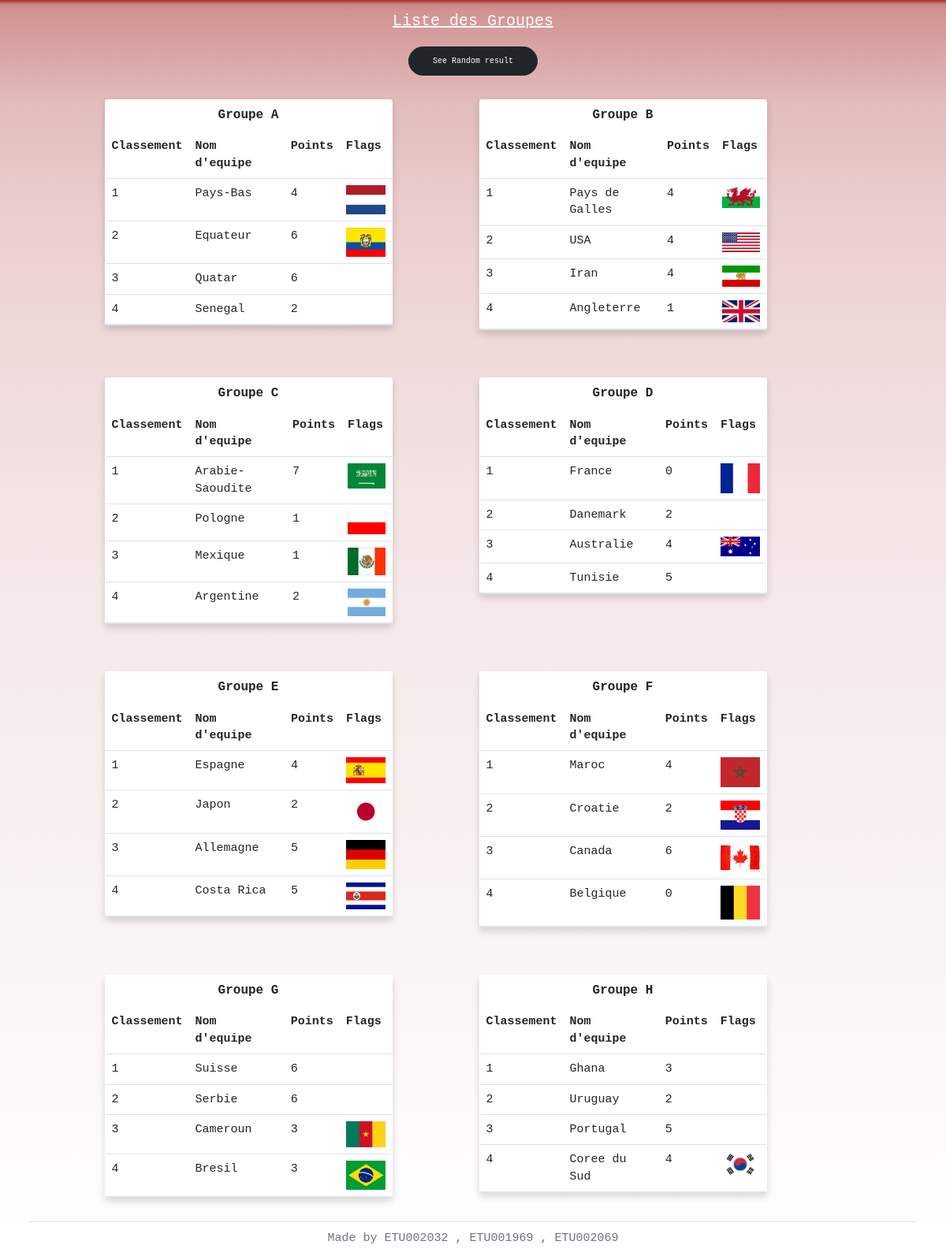
The page / on the database its author committed.
### tables this page shows
CREATE TABLE `pool` (
    `idPool` varchar(10) NOT NULL,
    `poolName` varchar(10) DEFAULT NULL,
    `bgc` varchar(50) DEFAULT NULL
  );

CREATE TABLE `equipe` (
  `idEquipe` varchar(10) NOT NULL,
  `idPool` varchar(10) DEFAULT NULL,
  `nomEquipe` varchar(50) DEFAULT NULL,
  `Points` int(11) DEFAULT NULL,
  `image` varchar(250) DEFAULT NULL,
  `bgc` varchar(50) DEFAULT NULL
);

### php/inc/connection.php (called while the page is built, shortened)
<?php
    function connect(){
        $host = "127.0.0.1";
        $port = "3306";
        $user = "root";
        $pw = "";
        $base = "mysql:host=%s;port=%s;dbname=mondiale";
        $base = sprintf($base , $host , $port);
        try{
            $connection = new PDO( $base , $user , $pw );
            return $connection;
        }catch( PDOException $erreur ){
            echo $erreur->getMessage();
        }
    }

### php/inc/function.php (called while the page is built, shortened)
<?php
	function getAllEquip($pdo){
		$query = "Select * from Equipe join Pool on Equipe.idPool = Pool.idPool order by Pool.idPool";
		$query = $pdo->query($query);
		$valiny = $query->fetchAll(PDO::FETCH_ASSOC);
		return $valiny;
	}
	function getPool( $pdo ){
		$query = "Select * from pool";
		$query = $pdo->query($query);
		$valiny = $query->fetchAll(PDO::FETCH_ASSOC);
		return $valiny;
	}
	function getEquipePerPool( $pdo ){
		$allEquip = getAllEquip( $pdo );
		$pools = createPool( $allEquip );
		return $pools;
	}
	function createPool( $allEquip ){
		$Pool = array();
		$temp = array();
		foreach( $allEquip as $equip ){
			$temp[] = $equip;
			if( count( $temp ) == 4 ){
				$Pool[] = $temp;
				$temp = array();
			}
		}
		return $Pool;
	}
?>

### index.php (the view, shortened to what this page needs)
<?php
	include("./php/inc/connection.php");
	include("./php/inc/function.php");
	$pools = getEquipePerPool( connect() );
	$poolName = getPool(connect());
?>
<!DOCTYPE html>
<html lang="en">
<head>
	<link rel="stylesheet" href="./assets/dist/css/bootstrap.min.css">
	<link rel="stylesheet" href="./assets/dist5/css/bootstrap.min.css">
	<link rel="stylesheet" href="./assets/css/Style.css">
</head>
<body>
	<div class="container">
		<div class=" row allEquips-Container">
			<h2 class="text-center text-white text-underlined pt-4">
				<u>
					Liste des Groupes
				</u>
			</h2>
			<div class="SetPrediction text-center mt-4">
				<a href="Match.php" class="btn btn-dark py-3 px-5 rounded-pill">
					See Random result
				</a>
			</div>
			<?php
				for( $i = 0 ; $i < count($pools) ; $i++ ){ ?>
						<div class="col-md-4 offset-md-1 fs-4">
							<div class="panel border-bottom shadow my-5 bg-body rounded transit ">
								<div class="panel-heading ">
									<h2 class="panel-title text-dark text-center fw-bolder">
										<?php echo $poolName[$i]['poolName']; ?>
									</h2>
								</div>
								<table class="table">
									<th class="titles">Classement</th>
									<th class="titles">Nom d'equipe</th>
									<th class="titles">Points</th>
									<th class="titles">Flags</th>
									<?php
										for( $j = 0 ; $j < count($pools[$i]) ; $j++ ){
											$equip = $pools[$i][$j];
										?>
											<tr class="rows">
												<td class="column">
													<?php echo $j + 1 ; ?>
												</td>
												<td class="column">
													<?php echo $equip['nomEquipe'] ?>
												</td>
												<td class="column">
													<?php echo $equip['Points'] ?>
												</td>
												<td class="column">
													<img src="./assets/img/<?php echo $equip['image'] ?>" alt="" class="img-fluid myimg">
												</td>
											</tr>
										<?php }
									?>
								</table>
							</div>
						</div>
				<?php }
			?>
		</div>
		<footer class="footer text-center text-secondary p-3 border-top fs-4">
			Made by ETU002032 , ETU001969 , ETU002069
		</footer>
	</div>
</body>
</html>

### assets/css/Style.css (style rules this page uses)
body { font-family: monospace; background: linear-gradient( to bottom , brown , 1% , white ); background-repeat: no-repeat; background-size: cover; }
.myimg { width: 50px; }
.transit { transition: all 0.25s ease-in-out; }

### rows shown on the page
pool: poolName "Groupe A"
equipe: nomEquipe "Pays-Bas", Points "4", image (picture)
equipe: nomEquipe "Equateur", Points "6", image (picture)
equipe: nomEquipe "Quatar", Points "6"
equipe: nomEquipe "Senegal", Points "2"
pool: poolName "Groupe B"
equipe: nomEquipe "Pays de Galles", Points "4", image (picture)
equipe: nomEquipe "USA", Points "4", image (picture)
equipe: nomEquipe "Iran", Points "4", image (picture)
equipe: nomEquipe "Angleterre", Points "1", image (picture)
pool: poolName "Groupe C"
equipe: nomEquipe "Arabie-Saoudite", Points "7", image (picture)
equipe: nomEquipe "Pologne", Points "1", image (picture)
equipe: nomEquipe "Mexique", Points "1", image (picture)
equipe: nomEquipe "Argentine", Points "2", image (picture)
pool: poolName "Groupe D"
equipe: nomEquipe "France", Points "0", image (picture)
equipe: nomEquipe "Danemark", Points "2"
equipe: nomEquipe "Australie", Points "4", image (picture)
equipe: nomEquipe "Tunisie", Points "5"
pool: poolName "Groupe E"
equipe: nomEquipe "Espagne", Points "4", image (picture)
equipe: nomEquipe "Japon", Points "2", image (picture)
equipe: nomEquipe "Allemagne", Points "5", image (picture)
equipe: nomEquipe "Costa Rica", Points "5", image (picture)
pool: poolName "Groupe F"
equipe: nomEquipe "Maroc", Points "4", image (picture)
equipe: nomEquipe "Croatie", Points "2", image (picture)
equipe: nomEquipe "Canada", Points "6", image (picture)
equipe: nomEquipe "Belgique", Points "0", image (picture)
pool: poolName "Groupe G"
equipe: nomEquipe "Suisse", Points "6"
equipe: nomEquipe "Serbie", Points "6"
equipe: nomEquipe "Cameroun", Points "3", image (picture)
equipe: nomEquipe "Bresil", Points "3", image (picture)
pool: poolName "Groupe H"
equipe: nomEquipe "Ghana", Points "3"
equipe: nomEquipe "Uruguay", Points "2"
equipe: nomEquipe "Portugal", Points "5"
equipe: nomEquipe "Coree du Sud", Points "4", image (picture)
